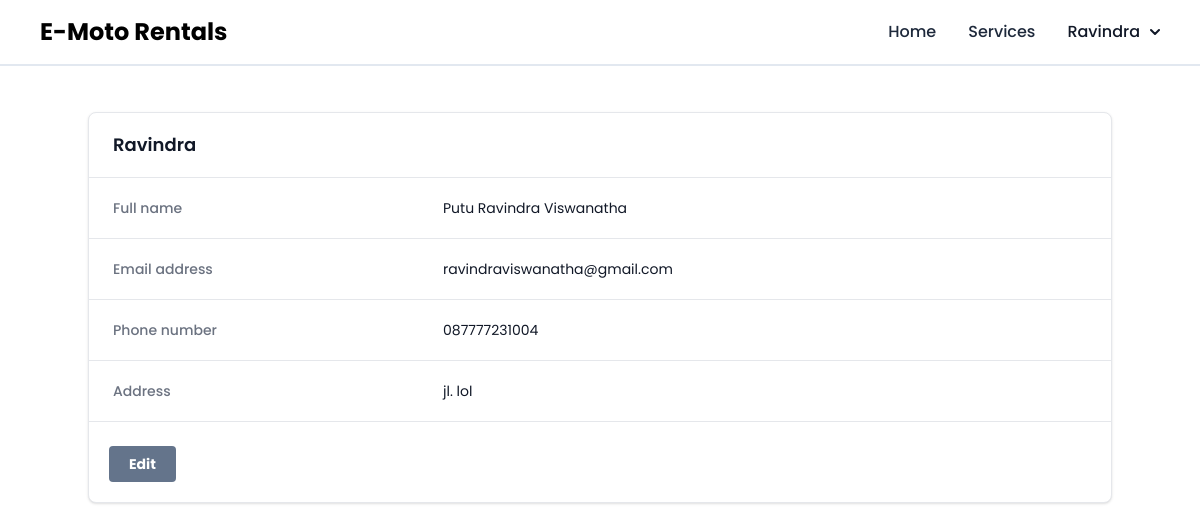
The page /profile.php (signed in) on the database its author committed.
### tables this page shows
CREATE TABLE `users` (
  `user_id` int(11) NOT NULL,
  `username` varchar(50) DEFAULT NULL,
  `email` varchar(100) DEFAULT NULL,
  `password` varchar(100) DEFAULT NULL,
  `fullname` varchar(255) DEFAULT NULL,
  `address` varchar(255) DEFAULT NULL,
  `phone` varchar(20) DEFAULT NULL,
  `role` tinyint(4) NOT NULL DEFAULT 2
);

### app/Database.php (called while the page is built, shortened)
<?php
class Database
{
  private $host = "localhost";
  private $username = "root";
  private $password = "";
  private $database = "sewa_motor";
  public function __construct()
  {
    return $this->conn = new mysqli($this->host, $this->username, $this->password, $this->database);
  }
}

### app/User.php (called while the page is built, shortened)
<?php
require_once 'Database.php';
class User extends Database
{
  private $tb_name = 'users';
  public function getUsersBId($user_id)
  {
    $result = $this->conn->query("SELECT * FROM $this->tb_name WHERE user_id = $user_id");
    $rows = [];
    while ($data = mysqli_fetch_assoc($result)) {
      $rows[] = $data;
    }
    return $rows;
  }
}
$User = new User();

### profile.php (the view, shortened to what this page needs)
<?php
require_once 'src/layouts/header.php';
require_once 'app/User.php';
$user_id = $_SESSION['user_id'];
$user = $User->getUsersBId($user_id)[0];
?>
<div class="bg-white mt-28 overflow-hidden shadow rounded-lg border max-w-5xl mx-auto">
  <div class="px-4 py-5 sm:px-6">
    <h3 class="text-lg leading-6 font-semibold text-gray-900">
      <?= $user['username'] ?>
    </h3>
  </div>
  <div class="border-t border-gray-200 px-4 py-5 sm:p-0">
    <dl class="sm:divide-y sm:divide-gray-200">
      <div class="py-3 sm:py-5 sm:grid sm:grid-cols-3 sm:gap-4 sm:px-6">
        <dt class="text-sm font-medium text-gray-500">
          Full name
        </dt>
        <dd class="mt-1 text-sm text-gray-900 sm:mt-0 sm:col-span-2">
          <?= $user['fullname'] ?>
        </dd>
      </div>
      <div class="py-3 sm:py-5 sm:grid sm:grid-cols-3 sm:gap-4 sm:px-6">
        <dt class="text-sm font-medium text-gray-500">
          Email address
        </dt>
        <dd class="mt-1 text-sm text-gray-900 sm:mt-0 sm:col-span-2">
          <?= $user['email'] ?>
        </dd>
      </div>
      <div class="py-3 sm:py-5 sm:grid sm:grid-cols-3 sm:gap-4 sm:px-6">
        <dt class="text-sm font-medium text-gray-500">
          Phone number
        </dt>
        <dd class="mt-1 text-sm text-gray-900 sm:mt-0 sm:col-span-2">
          <?= $user['phone'] ?>
        </dd>
      </div>
      <div class="py-3 sm:py-5 sm:grid sm:grid-cols-3 sm:gap-4 sm:px-6">
        <dt class="text-sm font-medium text-gray-500">
          Address
        </dt>
        <dd class="mt-1 text-sm text-gray-900 sm:mt-0 sm:col-span-2">
          <?= $user['address'] == null ? '-' : $user['address'] ?>
        </dd>
      </div>
      <div class="mt-1 text-sm text-gray-900 sm:mt-0 sm:col-span-2">
        <button
          class="btnModalEditLocation w-fit m-5 bg-slate-500 hover:bg-slate-700 text-white font-bold py-2 px-5 mt-6 rounded"
          data-user-id="<?= $user['user_id'] ?>" data-user-fullname="<?= $user['fullname'] ?>"
          data-user-email="<?= $user['email'] ?>" data-user-phone="<?= $user['phone'] ?>"
          data-user-address="<?= $user['address'] ?>">
          Edit
        </button>
      </div>
    </dl>
  </div>
</div>
<?php require_once 'src/layouts/footer.php'; ?>

### rows shown on the page
users: username "Ravindra", fullname "Putu Ravindra Viswanatha", email "ravindraviswanatha@gmail.com", phone "087777231004", address "jl. lol"

### other values the page prints
$user "Ravindra"
